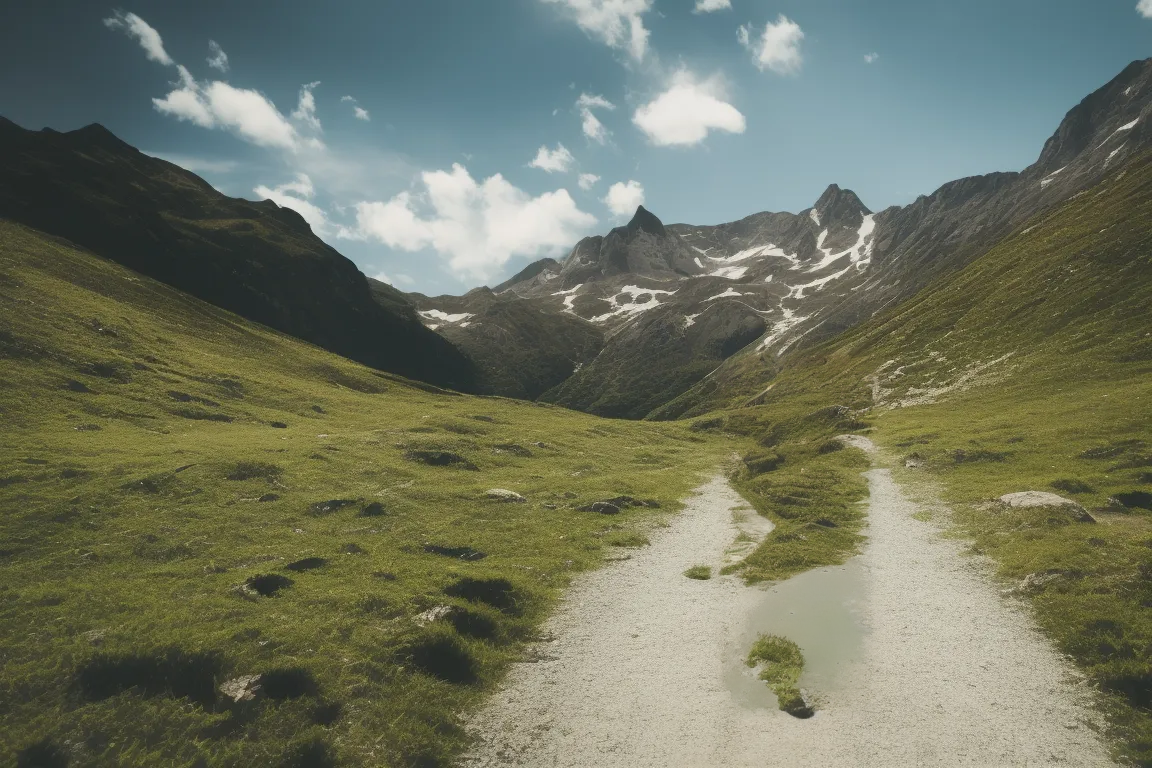

Python code for this plot:
import os
import json
import base64
import io

import requests
import torch
from torchvision.models.segmentation import fcn_resnet50, FCN_ResNet50_Weights
from torchvision import transforms
from torchvision.io.image import read_image

# IMG2IMG_URL = 'http://127.0.0.1:7861/sdapi/v1/img2img'
IMG2IMG_URL = 'http://127.0.0.1:7860/sdapi/v1/img2img'


def generate_request(b64image: str, prompt: str, **kwargs):
    """
    Generate a request object from the given input image and prompt.
    """
    return {
        'prompt': prompt,
        'init_images': [b64image],
        **kwargs
    }


def submit_post(url: str, data: dict):
    """
    Submit a POST request to the given URL with the given data.
    """
    return requests.post(url, data=json.dumps(data))


def _b64encode(x: bytes) -> str:
    return base64.b64encode(x).decode("utf-8")


def img2b64(img):
    """
    Convert a PIL image to a base64-encoded string.
    """
    buffered = io.BytesIO()
    img.save(buffered, format='PNG')
    return _b64encode(buffered.getvalue())


def convert_mask_to_bounding_box(mask, dilation: int = 16) -> torch.Tensor:
    """
    Convert a mask to its bounding box.
    """
    # Get indices of mask
    mask_indices = torch.nonzero(mask)

    # Get bounding box
    min_y, min_x = mask_indices.min(dim=0)[0]
    max_y, max_x = mask_indices.max(dim=0)[0]

    # Dilate mask
    min_y = int(max(0, min_y - dilation))
    min_x = int(max(0, min_x - dilation))
    max_y = int(min(mask.shape[0], max_y + dilation))
    max_x = int(min(mask.shape[1], max_x + dilation))

    # Set bounding box to 1
    mask[min_y:max_y, min_x:max_x] = 1
    return mask


def save_encoded_image(b64_image: str, output_path: str):
    """
    Save the given image to the given output path.
    """

    with open(output_path, "wb") as image_file:
        image_file.write(base64.b64decode(b64_image))


INPAINTING_FILL_METHODS = ['fill', 'original', 'latent_noise', 'latent_nothing']

if __name__ == '__main__':
    import argparse

    parser = argparse.ArgumentParser(description='Inpaint instances of people using stable '
                                                 'diffusion.')
    parser.add_argument('img_path', type=str, help='Path to input image.')
    parser.add_argument('-o', '--output_path', type=str, default='inpaint-person.png',
                        help='Path to output image.')
    parser.add_argument('-p', '--prompt', type=str, default='',
                        help='Stable diffusion prompt to use.')
    parser.add_argument('-n', '--negative_prompt', type=str, default='person',
                        help='Stable diffusion negative prompt.')
    parser.add_argument('-W', '--width', type=int, default=768, help='Width of output image.')
    parser.add_argument('-H', '--height', type=int, default=768, help='Height of output image.')
    parser.add_argument('-s', '--steps', type=int, default=30, help='Number of diffusion steps.')
    parser.add_argument('-c', '--cfg_scale', type=int, default=8, help='Classifier free guidance '
                                                                       'scale, i.e. how strongly the image should conform to prompt.')
    parser.add_argument('-S', '--sample_name', type=str, default='Euler a', help='Name of sampler '
                                                                                 'to use.')
    parser.add_argument('-d', '--denoising_strength', type=float, default=0.75, help='How much to '
                                                                                     'disregard original image.')
    parser.add_argument('-f', '--fill', type=str, default=INPAINTING_FILL_METHODS[0],
                        help='The fill method to use for inpainting.')
    parser.add_argument('-b', '--mask_blur', type=int, default=8, help='Blur radius of Gaussian '
                                                                       'filter to apply to mask.')
    parser.add_argument('-B', '--bounding_box', action='store_true', help='Convert mask to '
                                                                          'bounding box.')
    parser.add_argument('-D', '--bbox_dilation', type=float, default=16, help='Number of pixels '
                                                                              'to dilate bounding box.')
    args = parser.parse_args()
    assert args.fill in INPAINTING_FILL_METHODS, \
        f'Fill method must be one of {INPAINTING_FILL_METHODS}.'

    # Load image
    img = read_image(args.img_path)

    # Load model
    weights = FCN_ResNet50_Weights.DEFAULT
    model = fcn_resnet50(weights=weights, progress=False)
    model = model.eval()

    # Run model
    input_tform = weights.transforms(resize_size=None)
    batch = torch.stack([input_tform(img)])
    output = model(batch)['out']

    # Apply softmax to outputs
    sem_class_to_idx = {cls: idx for (idx, cls) in enumerate(weights.meta['categories'])}
    normalized_mask = torch.nn.functional.softmax(output, dim=1)

    # Extract mask
    tensor_to_pil = transforms.ToPILImage()
    mask = normalized_mask[0, sem_class_to_idx['person']]
    mask = mask > 0.5

    # Convert mask to bounding box
    if args.bounding_box:
        mask = convert_mask_to_bounding_box(mask, dilation=args.bbox_dilation)

    # Convert images to base64
    img = tensor_to_pil(img.cpu())
    img_b64 = img2b64(img)
    mask = tensor_to_pil(mask.to(torch.float32).cpu())
    mask_b64 = img2b64(mask)

    # Run inpainting
    extra_options = {
        'width': args.width,
        'height': args.height,
        'steps': args.steps,
        'cfg_scale': args.cfg_scale,
        'sample_name': args.sample_name,
        'denoising_strength': args.denoising_strength,
        'mask_blur': args.mask_blur,
        'inpainting_fill': INPAINTING_FILL_METHODS.index(args.fill),
        'inpaint_full_res': False
    }
    request = generate_request(img_b64, prompt=args.prompt, mask=mask_b64,
                               negative_prompt=args.negative_prompt, **extra_options)
    response = submit_post(IMG2IMG_URL, request)
    output_img_b64 = response.json()['images'][0]

    # Save images
    save_encoded_image(output_img_b64, args.output_path)
    mask_path = os.path.join(os.path.dirname(args.output_path),
                             f'mask_{os.path.basename(args.output_path)}')
    save_encoded_image(mask_b64, mask_path)